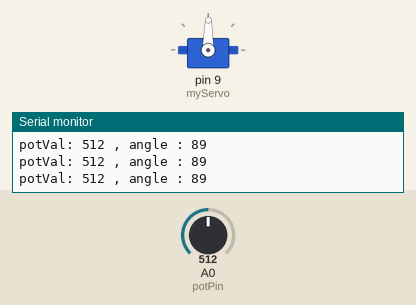
Bench run of a sketch on a simulated Arduino Uno, built with avr-gcc and run on an emulated ATmega328P. Parts: servo, the last lines printed to the serial monitor. The test bench sets the inputs (shaded band); at power-on: A0 (potPin) = 512.

Above: at 1.2 s.
1.3 s: A0 (potPin) set to 106
At 2.5 s:
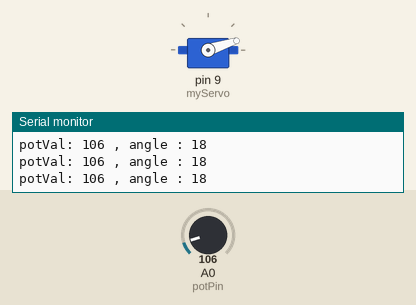
2.8 s: A0 (potPin) set to 89
At 4.0 s:
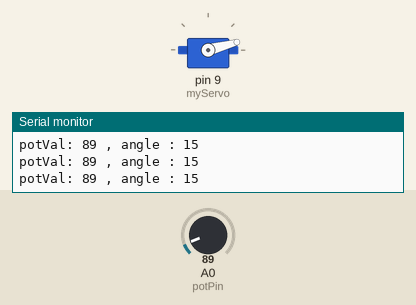
4.3 s: A0 (potPin) set to 122
At 5.5 s:
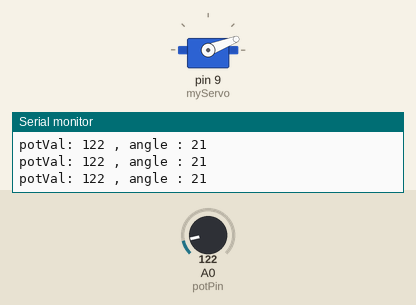
5.8 s: A0 (potPin) set to 306
At 6.4 s:
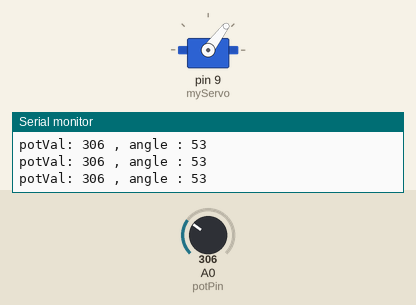
7.3 s: A0 (potPin) set to 983
At 8.1 s:
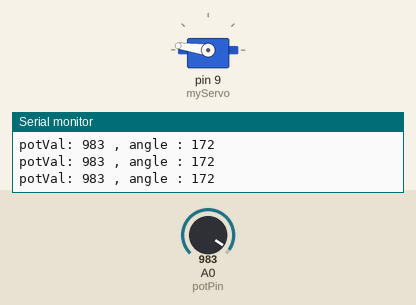
8.8 s: A0 (potPin) set to 1016
At 10.0 s:
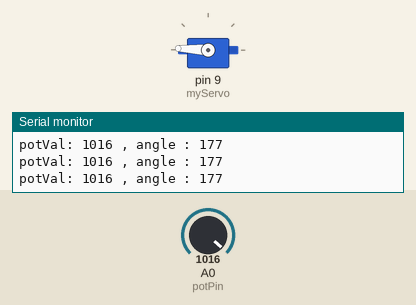
Timing chart, 0 to 11.3 s (numbered marks = the images above; inputs shaded):
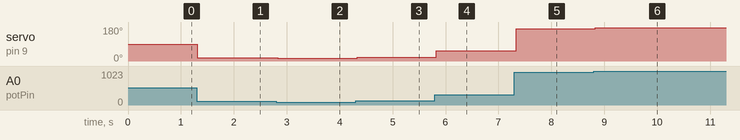

Measured:
- after the input at 1.3 s, servo on pin 9 (myServo): 89° → 18° at once
- after the input at 2.8 s, servo on pin 9 (myServo): 18° → 15° at once
- after the input at 4.3 s, servo on pin 9 (myServo): 15° → 21° at once
- after the input at 5.8 s, servo on pin 9 (myServo): 21° → 53° at once
- after the input at 7.3 s, servo on pin 9 (myServo): 53° → 172° at once
- after the input at 8.8 s, servo on pin 9 (myServo): 172° → 177° at once

The sketch:

UsingServo.ino
```cpp
#include <Servo.h>

Servo myServo;
int const potPin = A0;
int potVal;
int angle;

void setup() {
  // put your setup code here, to run once:
  myServo.attach(9);
  Serial.begin(9600);
}

void loop() {
  // put your main code here, to run repeatedly:
  potVal = analogRead(potPin);
  Serial.print("potVal: ");
  Serial.print(potVal);

  angle = map(potVal, 0, 1023, 0, 179);
  Serial.print (" , angle : ");
  Serial.println(angle);

  myServo.write(angle);
  delay(15);
}
```
